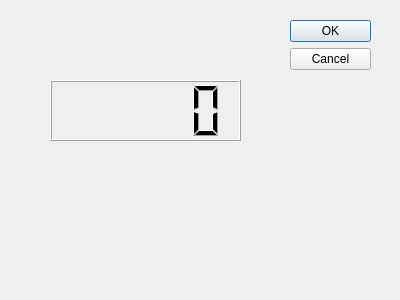
<?xml version="1.0" encoding="UTF-8"?>
<ui version="4.0">
 <class>Dialog1</class>
 <widget class="QDialog" name="Dialog1">
  <property name="geometry">
   <rect>
    <x>0</x>
    <y>0</y>
    <width>400</width>
    <height>300</height>
   </rect>
  </property>
  <property name="windowTitle">
   <string>Dialog</string>
  </property>
  <widget class="QDialogButtonBox" name="buttonBox">
   <property name="geometry">
    <rect>
     <x>290</x>
     <y>20</y>
     <width>81</width>
     <height>241</height>
    </rect>
   </property>
   <property name="orientation">
    <enum>Qt::Vertical</enum>
   </property>
   <property name="standardButtons">
    <set>QDialogButtonBox::Cancel|QDialogButtonBox::Ok</set>
   </property>
  </widget>
  <widget class="QLCDNumber" name="lcdNumber">
   <property name="geometry">
    <rect>
     <x>50</x>
     <y>80</y>
     <width>191</width>
     <height>61</height>
    </rect>
   </property>
  </widget>
 </widget>
 <resources/>
 <connections>
  <connection>
   <sender>buttonBox</sender>
   <signal>accepted()</signal>
   <receiver>Dialog1</receiver>
   <slot>accept()</slot>
   <hints>
    <hint type="sourcelabel">
     <x>248</x>
     <y>254</y>
    </hint>
    <hint type="destinationlabel">
     <x>157</x>
     <y>274</y>
    </hint>
   </hints>
  </connection>
  <connection>
   <sender>buttonBox</sender>
   <signal>rejected()</signal>
   <receiver>Dialog1</receiver>
   <slot>reject()</slot>
   <hints>
    <hint type="sourcelabel">
     <x>316</x>
     <y>260</y>
    </hint>
    <hint type="destinationlabel">
     <x>286</x>
     <y>274</y>
    </hint>
   </hints>
  </connection>
 </connections>
</ui>
